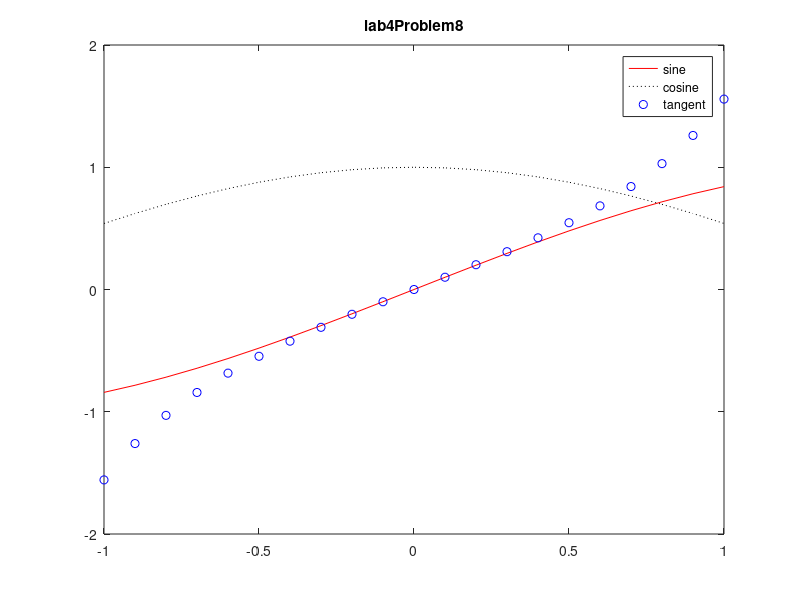

Write MATLAB code to recreate this figure.
x=[-1:0.1:1]
plot(x,sin(x),'r')
hold on
plot(x,cos(x),'k:')
plot(x,tan(x),'bo')
hold off
legend('sine','cosine','tangent')
title('lab4Problem8')
